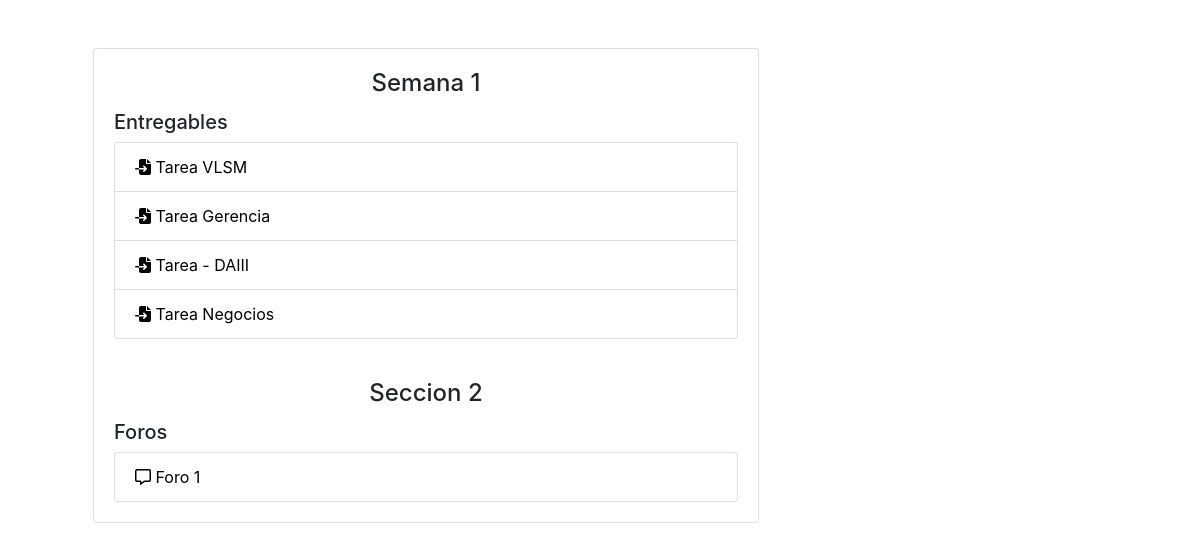
Before: /curso/5 with the older database file.
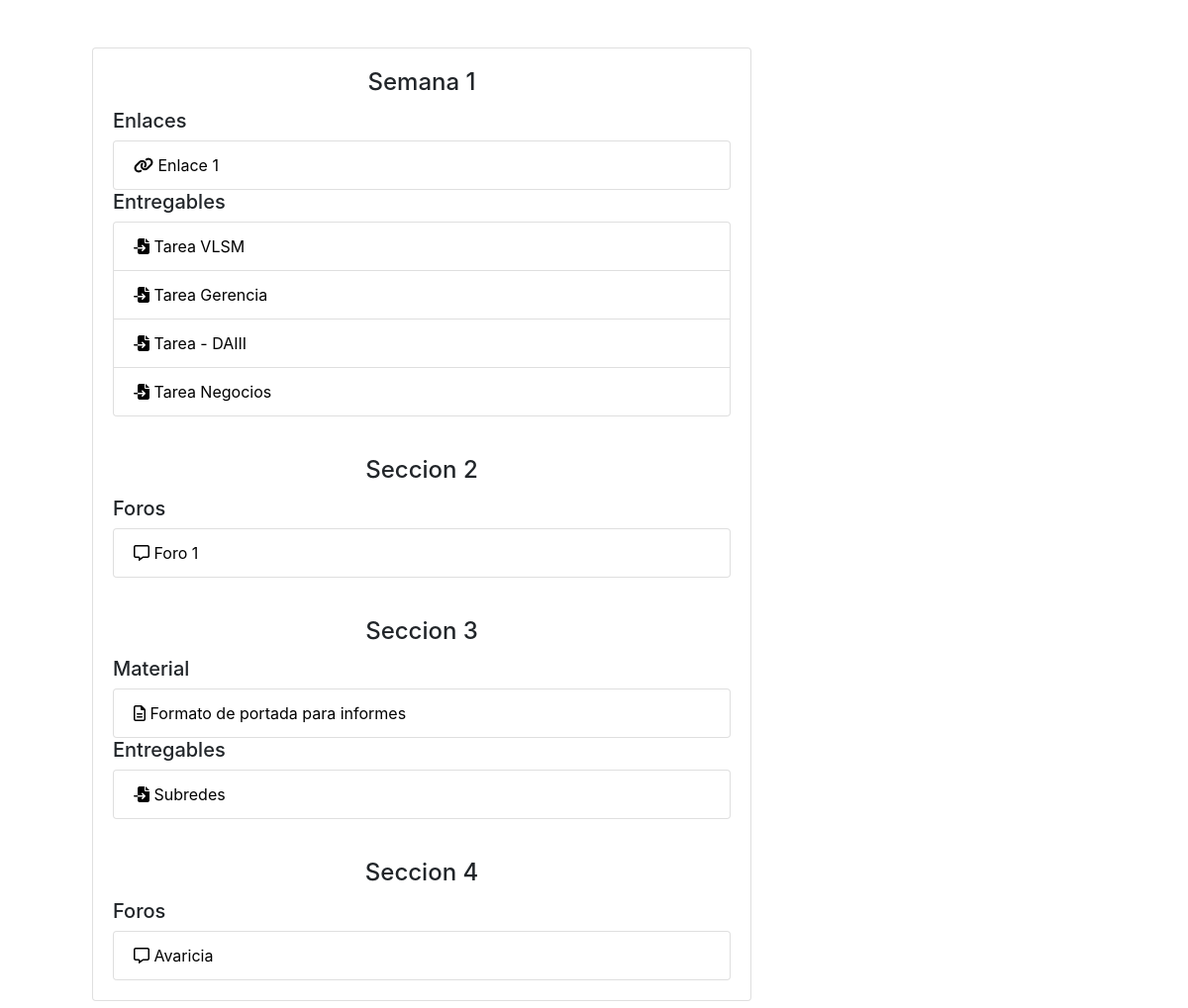
After: the same page with the newer database file.
### PortAll50/models.py (models this page shows, shortened)
class Seccion(models.Model):
    nombre = models.CharField(max_length=60)
    curso = models.ForeignKey(Curso, on_delete=CASCADE, related_name="seccion_curso")
    class Meta:
        verbose_name_plural = "Seccion"

class Entregable(models.Model):
    nombre_entregable = models.CharField(max_length=30)
    archivo = models.FileField(upload_to='entregables/', blank=True) #ver video axel
    comentario = models.CharField(max_length=100)
    tiempo_disp_hasta = models.DateTimeField(null=True)
    ESTADO_ENTREGA = [("1", "Mostrar"), ("2", "Recibida")]
    estado_entrega = models.CharField(choices=ESTADO_ENTREGA, max_length=1, default="1")
    seccion = models.ForeignKey(Seccion, on_delete=CASCADE, related_name="seccion_entregable")
    nota = models.DecimalField(decimal_places=2, max_digits=5, null=True)
    class Meta:
        verbose_name_plural = "Entregable"

class Foro(models.Model):
    nombre_foro = models.CharField(max_length=60)
    asignacion_foro = models.CharField(max_length=300)
    fecha_vencimiento = models.DateTimeField() #investigar
    seccion = models.ForeignKey(Seccion, on_delete=CASCADE, related_name="seccion_foro")
    class Meta:
        verbose_name_plural = "Foro"

class Url(models.Model):
    nombre_enlace = models.CharField(max_length=60)
    url = models.URLField()
    seccion = models.ForeignKey(Seccion, on_delete=CASCADE, related_name="seccion_url")
    class Meta:
        verbose_name_plural = "Url"

class Material(models.Model):
    nombre_material = models.CharField(max_length=60)
    archivo = models.FileField(upload_to='materiales/', blank=True) #ver video axel
    seccion = models.ForeignKey(Seccion, on_delete=CASCADE, related_name="seccion_material")
    class Meta:
        verbose_name_plural = "Material"

### PortAll50/views.py (the view)
# urls.py: path("curso/<int:id_curso>", views.curso, name="curso"),
def curso(request, id_curso):
    curso = Curso.objects.get(id=id_curso)
    context = {
        "curso": curso
    }
    return render(request, "PortAll50/curso.html", context)

### PortAll50/templates/portall50/curso.html (shortened to what this page needs)
{% extends 'base.html' %}
{% load bootstrap4 %}
{% load static %}
{% block main %}
    <div class="container">
        <div class="row">
            <div class="col-lg-8">
                <div class="card">
                    {% for seccion in curso.seccion_curso.all %}
                        <div class="card-body">
                            <h4 class="card-title text-center">{{seccion.nombre}}</h4>
                            {% if seccion.seccion_material.all %}
                                <h5>Material</h5>
                                <ul class="list-group">
                                    {% for material in seccion.seccion_material.all %}
                                        <li class="list-group-item"><a target="_blank" href="{{material.archivo.url}}"><i class="far fa-file-alt"></i> {{material.nombre_material}}</a></li>
                                    {% endfor %}
                                </ul>
                            {% endif %}
                            {% if seccion.seccion_url.all %}
                                <h5>Enlaces</h5>
                                <ul class="list-group">
                                    {% for enlace in seccion.seccion_url.all %}
                                        <li class="list-group-item"><a target="_blank" href="{{enlace.url}}"><i class="fas fa-link"></i> {{enlace.nombre_enlace}}</a></li>
                                    {% endfor %}
                                </ul>
                            {% endif %}
                            {% if seccion.seccion_entregable.all %}
                            <h5>Entregables</h5>
                                <ul class="list-group">
                                    {% for entregable in seccion.seccion_entregable.all %}
                                        <li class="list-group-item"><a href="{% url 'entregable' entregable.id %}"><i class="fas fa-file-import"></i> {{entregable.nombre_entregable}}</a></li>
                                    {% endfor %}
                                </ul>
                            {% endif %}
                            {% if seccion.seccion_foro.all %}
                                <h5>Foros</h5>
                                <ul class="list-group">
                                    {% for foro in seccion.seccion_foro.all %}
                                        <li class="list-group-item"><a href="{% url 'foro' foro.id %}"><i class="far fa-comment-alt"></i> {{foro.nombre_foro}}</a></li>
                                    {% endfor %}
                                </ul>
                            {% endif %}
                        </div>
                    {% endfor %}
                </div>
            </div>
            <div class="col-lg-4">
            </div>
        </div>
    </div>
{% endblock %}

Changed rows visible on the page:
shown differently, row unchanged: Seccion "Semana 1": now shows "Enlaces"
added Url: nombre_enlace "Enlace 1", shown under Seccion "Semana 1"
added Seccion: nombre "Seccion 3"
added Material: nombre_material "Formato de portada para informes"
added Entregable: nombre_entregable "Subredes", shown under "Seccion 3"
added Seccion: nombre "Seccion 4"
added Foro: nombre_foro "Avaricia", shown under "Seccion 4"
